Frame 1 (no input): blank canvas, image omitted
Frame 60 (the mouse pressed at the canvas centre just before this capture): blank canvas, image omitted
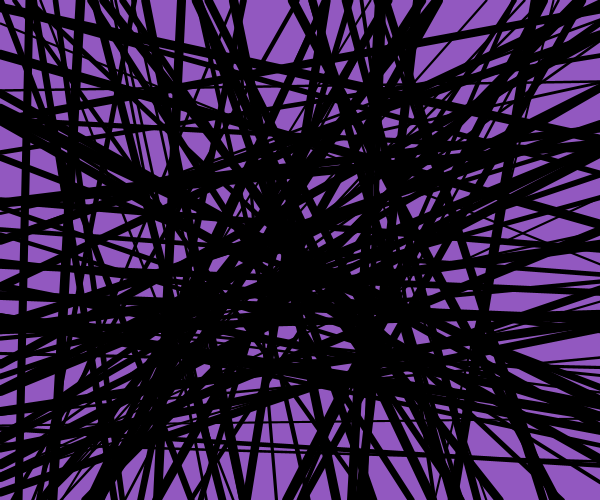
Frame 120 (the mouse held since frame 60 and released just before this capture)

The Processing sketch whose frames 1 and 60 were blank and that drew this single picture after the mouse press (run headless with seeded random() and noise(); from frame 60 on, the mouse is pressed at the canvas centre):

// Processing sketch: processing_46577
// ── processing_46577.pde

int r = int(random(50,200));
int g = int(random(50,200));
int b = int(random(50,200));
int r2;
int g2;
int b2;
float x,x2,px;
float y,y2,py;
float w,rw,rw2;
float angle = 0;

void setup()  {
  size(600,500);
  background(r,g,b);
  smooth();
  rw2 = random(10,300);
}

void draw()  {
  
  if (mousePressed){
   x = random(0,width);
   x2 = random(0,width);
   y = random(0,height);
   y2 = random(0,height);
   w = random(2,10);
   strokeWeight(w);
   line(x,0,x2,height);
   stroke(0);
   strokeWeight(w);
   line(0,y,width,y2); }
  else {}
  if (keyPressed) {
    noStroke();
    fill(255);
    px = random(mouseX-75,mouseX+75);
    py = random(mouseY-75,mouseY+75);
    rw = random(5,50);
    ellipse(px,py,rw,rw);  
  }
}
